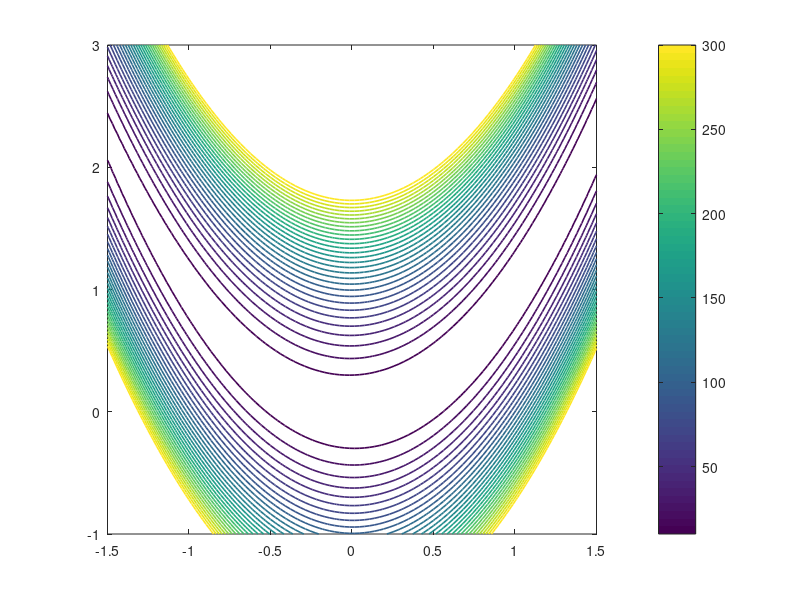

The MATLAB script that drew this image:
f = @(xfun,yfun) (1-xfun).^2 + 100*(yfun-xfun.^2).^2;
xfun = linspace(-1.5,1.5); yfun = linspace(-1,3);
[xxfun,yyfun] = meshgrid(xfun,yfun); fffun = f(xxfun,yyfun);
levels = 10:10:300;
LW = 'linewidth'; 
contour(xfun,yfun,fffun,levels,LW,1.2), colorbar
axis([-1.5 1.5 -1 3]), axis square, hold on
    clear ffun fffun levels LW xfun xxfun yfun yyfun